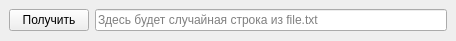
<?xml version="1.0" encoding="UTF-8"?>
<ui version="4.0">
 <class>MainWindow</class>
 <widget class="QMainWindow" name="MainWindow">
  <property name="geometry">
   <rect>
    <x>0</x>
    <y>0</y>
    <width>456</width>
    <height>41</height>
   </rect>
  </property>
  <property name="maximumSize">
   <size>
    <width>16777215</width>
    <height>41</height>
   </size>
  </property>
  <property name="windowTitle">
   <string>Случайная строка</string>
  </property>
  <widget class="QWidget" name="centralwidget">
   <layout class="QHBoxLayout" name="horizontalLayout">
    <item>
     <widget class="QPushButton" name="btn_get">
      <property name="maximumSize">
       <size>
        <width>92</width>
        <height>16777215</height>
       </size>
      </property>
      <property name="text">
       <string>Получить</string>
      </property>
     </widget>
    </item>
    <item>
     <widget class="QLineEdit" name="output">
      <property name="minimumSize">
       <size>
        <width>240</width>
        <height>0</height>
       </size>
      </property>
      <property name="maximumSize">
       <size>
        <width>16777215</width>
        <height>16777215</height>
       </size>
      </property>
      <property name="text">
       <string/>
      </property>
      <property name="readOnly">
       <bool>true</bool>
      </property>
      <property name="placeholderText">
       <string>Здесь будет случайная строка из file.txt</string>
      </property>
     </widget>
    </item>
   </layout>
  </widget>
 </widget>
 <resources/>
 <connections/>
</ui>
